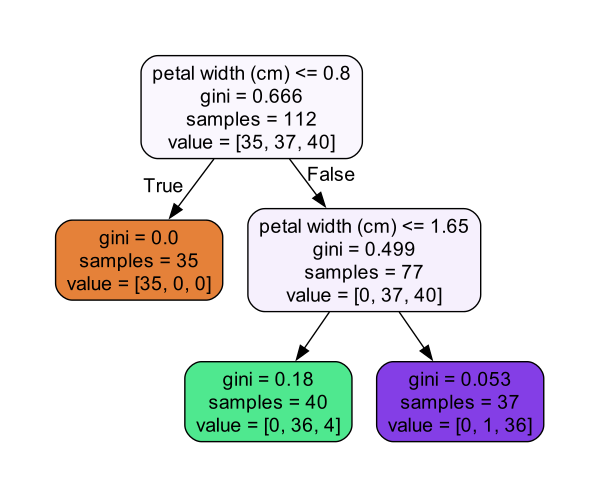

Reproduce this figure in Python.
#!/usr/bin/env python
# -*- coding: UTF-8 -*-


__author__ = "Maylon"

import numpy as np
import pandas as pd
from matplotlib import pyplot as plt
from sklearn import tree
from sklearn.tree import DecisionTreeClassifier
from sklearn.model_selection import train_test_split
import graphviz
from sklearn import datasets
from pylab import mpl
# 设置显示中文字体
mpl.rcParams["font.sans-serif"] = ["SimHei"]

def Bunch2dataframe(sklearn_dataset):
    """
    将sklearn数据集Bunch类型转成DataFrame
    :param sklearn_dataset: sklearn中的数据集
    :return: 处理后的dataframe，最后一列为标签列
    """
    df = pd.DataFrame(sklearn_dataset.data, columns=sklearn_dataset.feature_names)
    df['target'] = pd.Series(sklearn_dataset.target)        # 追加一列标签列
    return df

def Draw_tree(clf, filename, feature_names=None, class_names=None):
    """
    绘制决策树并保存为*.pdf文件
    :param clf: 训练后的模型
    :param filename: 保存的文件名
    :param feature_names: 特征名
    :param class_names: 标签名
    :return: None
    """
    dot_data = tree.export_graphviz(clf,
                                    out_file=None,
                                    feature_names=feature_names,
                                    class_names=class_names,
                                    filled=True,
                                    rounded=True)
    graph = graphviz.Source(dot_data)
    graph.render(filename)
    print("Done.")


def best_depth_tree(train, test):
    """
    调参得到最佳的max_depth值并返回对应训练后的模型
    :param train: 训练集
    :param test: 测试集
    :return: 训练后的模型列表和测试集预测准确率最大值的索引
    """
    train_score_list = []
    test_score_list = []
    clf_list = []
    max_test_depth = 10     # 最大树深(超参数上限)
    train_data = train.iloc[:, :-1]
    train_target = train.iloc[:, -1]
    test_data = test.iloc[:, :-1]
    test_target = test.iloc[:, -1]
    for i in range(max_test_depth):
        clf = DecisionTreeClassifier(criterion="gini",
                                     max_depth=i+1,
                                     random_state=30,
                                     splitter="best"
                                     )
        clf = clf.fit(train_data, train_target)     # 训练模型
        score_train = clf.score(train_data, train_target)       # 训练集预测准确率
        score = clf.score(test_data, test_target)       # 测试集预测准确率
        train_score_list.append(score_train)
        test_score_list.append(score)
        clf_list.append(clf)
    plt.xlabel('树深')
    plt.ylabel('得分')
    plt.title('决策树')
    plt.plot(range(1, max_test_depth+1), train_score_list, color="blue", label="train")        # 绘制分数曲线
    plt.plot(range(1, max_test_depth+1), test_score_list, color="red", label="test")
    plt.legend()
    plt.show()
    print('训练集预测准确率:',train_score_list)
    print('测试集预测准确率:', test_score_list)
    print('测试集最大准确率:',max(test_score_list))
    return clf_list, test_score_list.index(max(test_score_list))


def sklearn():
    data = datasets.load_iris()     # 加载数据集
    dataset = Bunch2dataframe(data)     # 转换成dataframe类型进行处理，最后一列为标签列
    print('原始数据集:\n',dataset)
    train, test = train_test_split(dataset)     # 切分训练集和测试集
    feature_names = dataset.columns[:-1]        # 获取特征名
    clf_list, i = best_depth_tree(train, test)      # 训练模型
    print("max_depth: " + str(i+1))
    clf = clf_list[i]     # 选取测试集预测准确率最大值的模型
    Draw_tree(clf, "iris", feature_names=feature_names)     # 绘制决策树


if __name__ == '__main__':
    sklearn()
